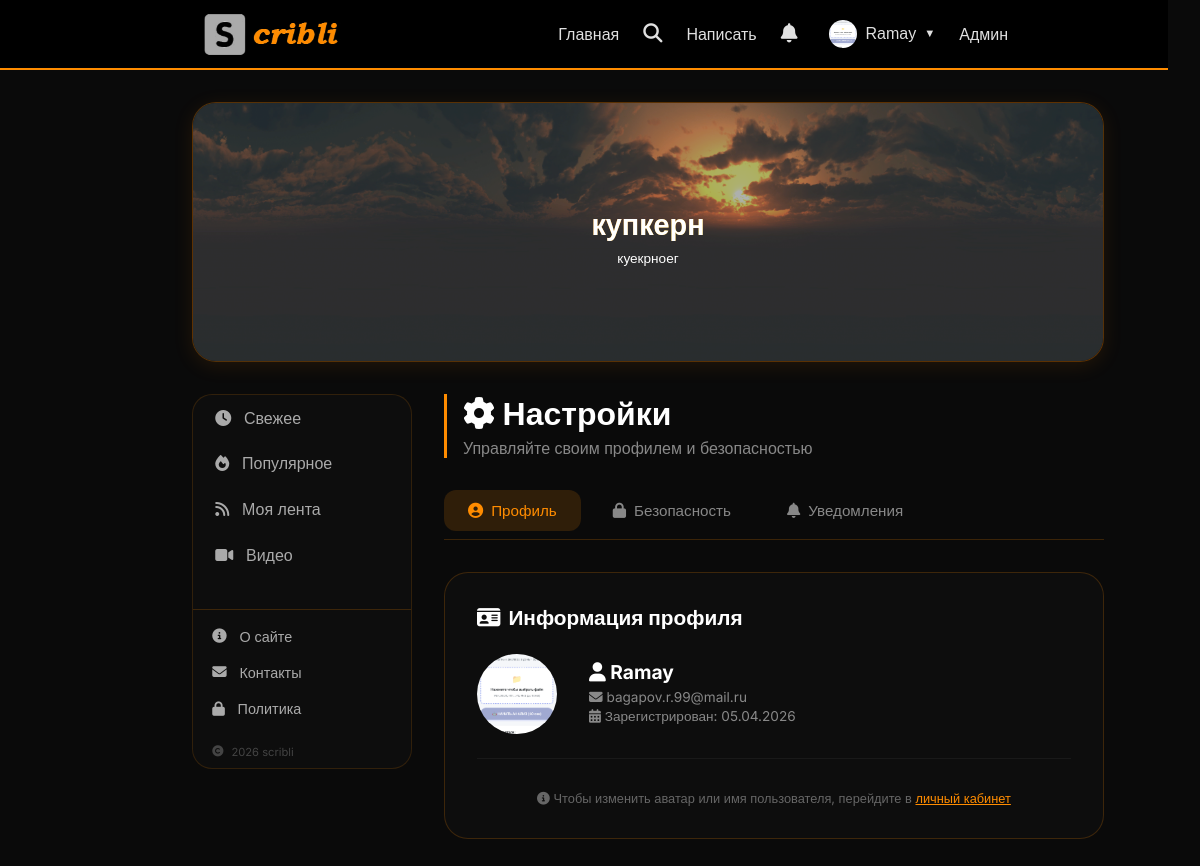
The app's page /settings (signed in) with its own data.
### database.py (models this page shows)
class User(Base):
    __tablename__ = 'users'
    id = Column(Integer, primary_key=True)
    email = Column(String, unique=True, index=True)
    username = Column(String, unique=True, index=True)
    hashed_password = Column(String)
    avatar = Column(String, default='default.png')
    is_admin = Column(Boolean, default=False)
    is_active = Column(Boolean, default=True)
    created_at = Column(DateTime, default=datetime.now)

class SliderItem(Base):
    __tablename__ = 'slider_items'
    id = Column(Integer, primary_key=True)
    title = Column(String, default='')
    label = Column(String, default='')
    icon = Column(String, default='📖')
    image_url = Column(String, default='')
    link = Column(String, default='')
    is_active = Column(Boolean, default=True)
    order = Column(Integer, default=0)
    image_position = Column(String, default='cover')
    text_position = Column(String, default='center')
    text_color = Column(String, default='#ffffff')
    text_size = Column(String, default='medium')
    overlay_opacity = Column(Integer, default=30)
    created_at = Column(DateTime, default=datetime.now)

### main.py (the view)
@app.get("/settings", response_class=HTMLResponse)
async def settings_page(request: Request, db: Session = Depends(get_db)):
    user = get_current_user(request, db)
    if not user:
        return RedirectResponse(url="/login", status_code=303)
    slider_items = db.query(SliderItem).filter(SliderItem.is_active == True).order_by(SliderItem.order).all()
    return templates.TemplateResponse("settings.html", {
        "request": request,
        "user": user,
        "slider_items": slider_items
    })

### templates/settings.html (shortened to what this page needs)
{% extends "base.html" %}
{% block content %}
<div class="settings-container">
    <div class="settings-header">
        <h2><i class="fas fa-cog"></i> Настройки</h2>
        <p>Управляйте своим профилем и безопасностью</p>
    </div>
    <div class="settings-tabs">
        <button class="settings-tab active" onclick="switchTab('profile')">
            <i class="fas fa-user-circle"></i> Профиль
        </button>
        <button class="settings-tab" onclick="switchTab('security')">
            <i class="fas fa-lock"></i> Безопасность
        </button>
        <button class="settings-tab" onclick="switchTab('notifications')">
            <i class="fas fa-bell"></i> Уведомления
        </button>
    </div>
    <div id="profile-tab" class="settings-card">
        <h3><i class="fas fa-id-card"></i> Информация профиля</h3>
        <div class="profile-info">
            <div class="profile-info-avatar">
                {% if user.avatar and user.avatar != 'default.png' %}
                <img src="/static/avatars/{{ user.avatar }}" alt="Аватар">
                {% else %}
                <span>{{ user.username[0]|upper }}</span>
                {% endif %}
            </div>
            <div class="profile-info-details">
                <h4><i class="fas fa-user"></i> {{ user.username }}</h4>
                <p><i class="fas fa-envelope"></i> {{ user.email }}</p>
                <p><i class="fas fa-calendar-alt"></i> Зарегистрирован: {{ user.created_at.strftime('%d.%m.%Y') }}</p>
            </div>
        </div>
        <div class="info-text">
            <i class="fas fa-info-circle"></i> Чтобы изменить аватар или имя пользователя, перейдите в <a href="/profile" style="color: #ff8c00;">личный кабинет</a>
        </div>
    </div>
</div>
{% endblock %}

### templates/base.html (shortened to what this page needs)
<!DOCTYPE html>
<html lang="ru">
<head>
    <link href="https://cdn.quilljs.com/1.3.6/quill.snow.css" rel="stylesheet">
    <link rel="stylesheet" href="https://cdnjs.cloudflare.com/ajax/libs/font-awesome/6.5.1/css/all.min.css">
</head>
<body>
<nav class="navbar">
    <h2 style="margin-left: 7rem;">
        <a href="/">
            <img src="/static/logo.jpg" alt="StoryBlog" style="height: 95px; width: auto; vertical-align: middle;">
        </a>
    </h2>
        <div class="nav-links">
            <a href="/">Главная</a>
            <div class="search-wrapper">
                <button class="search-icon-btn" id="searchIconBtn" onclick="toggleSearch()">
                    <i class="fas fa-search"></i>
                </button>
            </div>
            {% if user %}
                <a href="/create">Написать</a>
                <div class="notif-menu">
                    <button class="notif-btn" onclick="toggleNotifMenu()">
                        <i class="fas fa-bell"></i>
                    </button>
                </div>
                <div class="user-menu">
                    <button class="user-menu-btn" onclick="toggleUserMenu()">
                        {% if user.avatar and user.avatar != 'default.png' %}
                        <img src="/static/avatars/{{ user.avatar }}" class="nav-avatar">
                        {% else %}
                        <span class="nav-avatar-placeholder">{{ user.username[0]|upper }}</span>
                        {% endif %}
                        {{ user.username }}
                        <span style="font-size: 0.7rem;">▼</span>
                    </button>
                </div>
                {% if user.is_admin %}<a href="/admin">Админ</a>{% endif %}
            {% else %}
                <a href="/login">Войти</a>
                <a href="/register">Регистрация</a>
            {% endif %}
        </div>
    </nav>
    <div class="container">
        {% block hero %}
        <div class="hero" id="heroBlock">
            <div class="hero-slider">
                <div class="hero-slider-track" id="heroSliderTrack">
                    {% for item in slider_items %}
                    <div class="hero-slide" {% if item.link %}onclick="location.href='{{ item.link }}'" style="cursor: pointer;"{% endif %}>
                        {% if item.image_url %}
                        <img src="{{ item.image_url }}" class="hero-slide-bg" alt="slide" style="object-fit: {{ item.image_position if item.image_position else 'cover' }};">
                        {% endif %}
                        {% if item.overlay_opacity and item.overlay_opacity > 0 %}
                        <div class="hero-slide-overlay" style="background: rgba(0,0,0,{{ item.overlay_opacity / 100 }});"></div>
                        {% endif %}
                        {% if item.title %}
                        <h1 style="color: {{ item.text_color if item.text_color else '#ffffff' }}; font-size: {% if item.text_size == 'small' %}1.2rem{% elif item.text_size == 'large' %}2.2rem{% else %}1.8rem{% endif %};">
                            {{ item.title }}
                        </h1>
                        {% endif %}
                        {% if item.label %}
                        <p style="color: {{ item.text_color if item.text_color else '#ffffff' }}; font-size: {% if item.text_size == 'small' %}0.7rem{% elif item.text_size == 'large' %}1rem{% else %}0.85rem{% endif %};">
                            {{ item.label }}
                        </p>
                        {% endif %}
                    </div>
                    {% endfor %}
                </div>
            </div>
        </div>
        {% endblock %}
        <div class="layout">
{% block left_menu %}
<div class="left-menu">
    <div class="left-menu-item {% if feed == 'fresh' %}active{% endif %}" data-feed="fresh" onclick="switchFeed('fresh')">
        <i class="fas fa-clock"></i> Свежее
    </div>
    <div class="left-menu-item {% if feed == 'popular' %}active{% endif %}" data-feed="popular" onclick="switchFeed('popular')">
        <i class="fas fa-fire"></i> Популярное
    </div>
    {% if user %}
    <div class="left-menu-item {% if feed == 'myfeed' %}active{% endif %}" data-feed="myfeed" onclick="switchFeed('myfeed')">
        <i class="fas fa-rss"></i> Моя лента
    </div>
    {% endif %}
    <div class="left-menu-item" data-feed="videos" onclick="switchFeed('videos')">
        <i class="fas fa-video"></i> Видео
    </div>
    <div class="menu-footer">
        <a href="/about" class="menu-footer-item">
            <i class="fas fa-info-circle"></i> О сайте
        </a>
        <a href="/contacts" class="menu-footer-item">
            <i class="fas fa-envelope"></i> Контакты
        </a>
        <a href="/privacy" class="menu-footer-item">
            <i class="fas fa-lock"></i> Политика
        </a>
        <div class="menu-footer-copyright">
            <i class="fas fa-copyright"></i> 2026 scribli
        </div>
    </div>
</div>
{% endblock %}
            <div class="content-right">
                {% block content %}{% endblock %}
            </div>
        </div>
    </div>
</body>
</html>

### templates/base.html (style rules this page uses)
* { margin: 0; padding: 0; box-sizing: border-box; }
body { font-family: 'Inter', sans-serif; background: #0a0a0a; color: #e0e0e0; padding-right: 2rem; }
.navbar { background: #000; border-bottom: 2px solid #ff8c00; padding: 0 2rem; display: flex; justify-content: space-between; align-items: center; gap: 1rem; padding-right: 10rem; height: 70px; }
.navbar h2 { margin-left: 10rem; }
.nav-links { display: flex; align-items: center; flex-wrap: wrap; gap: 1rem; line-height: 1; top: -2px; }
.nav-links a { color: #e0e0e0; text-decoration: none; transition: color 0.3s; display: inline-flex; align-items: center; gap: 0.3rem; line-height: 1; }
.container { max-width: 1200px; margin: 2rem auto; padding: 0 2rem; margin-left: 10rem; margin-right: 2rem; }
.search-wrapper { position: relative; display: inline-flex; align-items: center; }
.search-icon-btn { background: none; border: none; color: #e0e0e0; cursor: pointer; font-size: 1.2rem; padding: 0.3rem 0.5rem; border-radius: 40px; transition: background 0.2s; }
.nav-avatar { width: 28px; height: 28px; border-radius: 50%; object-fit: cover; }
.user-menu { position: relative; }
.user-menu-btn { background: none; border: none; color: #e0e0e0; cursor: pointer; display: flex; align-items: center; gap: 0.5rem; font-size: 1rem; padding: 0.3rem 0.5rem; border-radius: 40px; transition: background 0.2s; line-height: 1; }
.notif-menu { position: relative; }
.notif-btn { background: none; border: none; color: #e0e0e0; cursor: pointer; font-size: 1.2rem; position: relative; padding: 0.3rem 0.5rem; border-radius: 40px; transition: background 0.2s; }
.hero { position: relative; height: 260px; width: 100%; max-width: 1200px; margin-left: auto; margin-right: auto; border-radius: 24px; overflow: hidden; margin-bottom: 2rem; background: linear-gradient(135deg, #0a0a0a 0%, #1a0a00 100%); border: 1px solid rgba(255, 140, 0, 0.3); box-shadow: 0 4px 20px rgba(255, 140, 0, 0.1); }
.hero-slider { width: 100%; height: 100%; overflow: hidden; }
.hero-slider-track { display: flex; width: 100%; height: 100%; transition: transform 0.5s ease-in-out; }
.hero-slide { position: relative; min-width: 100%; height: 100%; flex-shrink: 0; display: flex; flex-direction: column; align-items: center; justify-content: center; text-align: center; }
.hero-slide-bg { position: absolute; top: 0; left: 0; width: 100%; height: 100%; object-fit: cover; z-index: 0; }
.hero-slide-overlay { position: absolute; top: 0; left: 0; width: 100%; height: 100%; z-index: 1; }
.hero-slide h1 { position: relative; z-index: 2; font-size: 1.8rem; background: linear-gradient(135deg, #ff8c00 0%, #ffcc00 100%); -webkit-background-clip: text; background-clip: text; color: transparent; margin-bottom: 0.5rem; }
.hero-slide p { position: relative; z-index: 2; font-size: 0.85rem; color: #fff; max-width: 600px; margin: 0 auto; }
.hero-slider-track { cursor: grab; user-select: none; -webkit-user-select: none; }
.hero-slide { user-select: none; -webkit-user-select: none; pointer-events: auto; }
.layout { display: flex; gap: 2rem; align-items: flex-start; }
.left-menu { width: 220px; flex-shrink: 0; position: sticky; top: 2rem; background: #0d0d0d; border-radius: 20px; border: 1px solid rgba(255, 140, 0, 0.15); overflow: hidden; }
.left-menu-item { display: flex; align-items: center; gap: 0.8rem; padding: 0.8rem 1.2rem; color: #aaa; background: none; border: none; width: 100%; text-align: left; cursor: pointer; transition: all 0.2s; border-left: 3px solid transparent; font-size: 1rem; text-decoration: none; }
.menu-footer { margin-top: 2rem; padding-top: 0.5rem; border-top: 1px solid rgba(255, 140, 0, 0.2); }
.menu-footer-item { display: flex; align-items: center; gap: 0.8rem; padding: 0.6rem 1.2rem; color: #aaa; font-size: 0.9rem; text-decoration: none; transition: all 0.2s; border-radius: 12px; }
.menu-footer-copyright { display: flex; align-items: center; gap: 0.5rem; padding: 0.6rem 1.2rem; color: #444; font-size: 0.7rem; margin-top: 0.5rem; }
.content-right { flex: 1; min-width: 0; }

### records on screen
User: avatar (picture), username "Ramay", email "bagapov.r.99@mail.ru", created_at "05.04.2026"
SliderItem: image_url (picture), title "купкерн", label "куекрноег"
